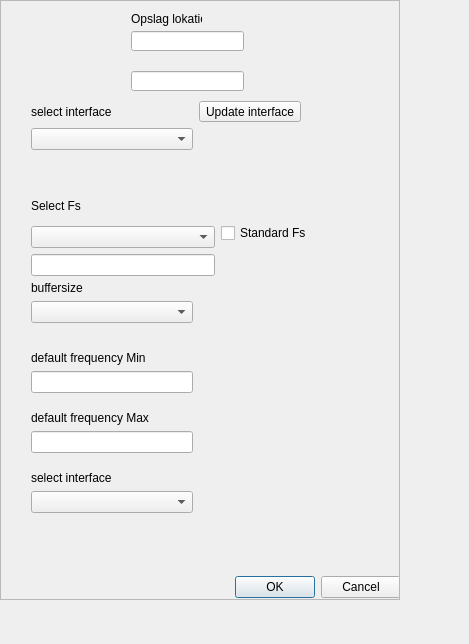
<?xml version="1.0" encoding="UTF-8"?>
<ui version="4.0">
 <class>Dialog</class>
 <widget class="QDialog" name="Dialog">
  <property name="geometry">
   <rect>
    <x>0</x>
    <y>0</y>
    <width>469</width>
    <height>644</height>
   </rect>
  </property>
  <property name="windowTitle">
   <string>Dialog</string>
  </property>
  <widget class="QScrollArea" name="scrollArea">
   <property name="geometry">
    <rect>
     <x>0</x>
     <y>0</y>
     <width>400</width>
     <height>600</height>
    </rect>
   </property>
   <property name="widgetResizable">
    <bool>true</bool>
   </property>
   <widget class="QWidget" name="scrollAreaWidgetContents">
    <property name="geometry">
     <rect>
      <x>0</x>
      <y>0</y>
      <width>398</width>
      <height>598</height>
     </rect>
    </property>
    <widget class="QLineEdit" name="lineEdit">
     <property name="geometry">
      <rect>
       <x>130</x>
       <y>30</y>
       <width>113</width>
       <height>20</height>
      </rect>
     </property>
    </widget>
    <widget class="QLineEdit" name="lineEdit_2">
     <property name="geometry">
      <rect>
       <x>130</x>
       <y>70</y>
       <width>113</width>
       <height>20</height>
      </rect>
     </property>
    </widget>
    <widget class="QLabel" name="label">
     <property name="geometry">
      <rect>
       <x>130</x>
       <y>10</y>
       <width>71</width>
       <height>16</height>
      </rect>
     </property>
     <property name="text">
      <string>Opslag lokatie</string>
     </property>
    </widget>
    <widget class="QDialogButtonBox" name="buttonBox">
     <property name="geometry">
      <rect>
       <x>0</x>
       <y>570</y>
       <width>400</width>
       <height>32</height>
      </rect>
     </property>
     <property name="orientation">
      <enum>Qt::Horizontal</enum>
     </property>
     <property name="standardButtons">
      <set>QDialogButtonBox::Cancel|QDialogButtonBox::Ok</set>
     </property>
    </widget>
    <widget class="QWidget" name="layoutWidget">
     <property name="geometry">
      <rect>
       <x>30</x>
       <y>410</y>
       <width>170</width>
       <height>52</height>
      </rect>
     </property>
     <layout class="QFormLayout" name="formLayout">
      <item row="0" column="0">
       <widget class="QLabel" name="defFreqMaxLab">
        <property name="text">
         <string>default frequency Max</string>
        </property>
       </widget>
      </item>
      <item row="1" column="0">
       <widget class="QLineEdit" name="defFreqMaxEdit">
        <property name="minimumSize">
         <size>
          <width>162</width>
          <height>0</height>
         </size>
        </property>
       </widget>
      </item>
     </layout>
    </widget>
    <widget class="QWidget" name="layoutWidget">
     <property name="geometry">
      <rect>
       <x>30</x>
       <y>190</y>
       <width>281</width>
       <height>85</height>
      </rect>
     </property>
     <layout class="QGridLayout" name="gridLayout">
      <item row="0" column="0">
       <widget class="QLabel" name="selFsLab">
        <property name="text">
         <string>Select Fs</string>
        </property>
       </widget>
      </item>
      <item row="0" column="1" rowspan="3">
       <widget class="QCheckBox" name="standardFs">
        <property name="text">
         <string>Standard Fs</string>
        </property>
       </widget>
      </item>
      <item row="1" column="0">
       <widget class="QComboBox" name="FsSel">
        <property name="minimumSize">
         <size>
          <width>162</width>
          <height>0</height>
         </size>
        </property>
       </widget>
      </item>
      <item row="2" column="0">
       <widget class="QLineEdit" name="fsEdit"/>
      </item>
     </layout>
    </widget>
    <widget class="QWidget" name="layoutWidget">
     <property name="geometry">
      <rect>
       <x>30</x>
       <y>280</y>
       <width>170</width>
       <height>52</height>
      </rect>
     </property>
     <layout class="QFormLayout" name="formLayout_4">
      <item row="0" column="0">
       <widget class="QLabel" name="buffSizeLab">
        <property name="text">
         <string>buffersize</string>
        </property>
       </widget>
      </item>
      <item row="1" column="0">
       <widget class="QComboBox" name="buffSizeSel">
        <property name="minimumSize">
         <size>
          <width>162</width>
          <height>0</height>
         </size>
        </property>
       </widget>
      </item>
     </layout>
    </widget>
    <widget class="QWidget" name="layoutWidget">
     <property name="geometry">
      <rect>
       <x>30</x>
       <y>470</y>
       <width>170</width>
       <height>52</height>
      </rect>
     </property>
     <layout class="QFormLayout" name="formLayout_3">
      <item row="0" column="0">
       <widget class="QLabel" name="label_5">
        <property name="text">
         <string>select interface</string>
        </property>
       </widget>
      </item>
      <item row="1" column="0">
       <widget class="QComboBox" name="comboBox_4">
        <property name="minimumSize">
         <size>
          <width>162</width>
          <height>0</height>
         </size>
        </property>
       </widget>
      </item>
     </layout>
    </widget>
    <widget class="QWidget" name="layoutWidget">
     <property name="geometry">
      <rect>
       <x>30</x>
       <y>350</y>
       <width>170</width>
       <height>52</height>
      </rect>
     </property>
     <layout class="QFormLayout" name="formLayout_2">
      <item row="0" column="0">
       <widget class="QLabel" name="defFreqMinLab">
        <property name="text">
         <string>default frequency Min</string>
        </property>
       </widget>
      </item>
      <item row="1" column="0">
       <widget class="QLineEdit" name="defFreqMinEdit">
        <property name="minimumSize">
         <size>
          <width>162</width>
          <height>0</height>
         </size>
        </property>
       </widget>
      </item>
     </layout>
    </widget>
    <widget class="QWidget" name="layoutWidget">
     <property name="geometry">
      <rect>
       <x>30</x>
       <y>100</y>
       <width>296</width>
       <height>60</height>
      </rect>
     </property>
     <layout class="QFormLayout" name="formLayout_5">
      <item row="0" column="0">
       <widget class="QLabel" name="selInterfaceLab">
        <property name="text">
         <string>select interface</string>
        </property>
       </widget>
      </item>
      <item row="0" column="1">
       <widget class="QToolButton" name="updateInterface">
        <property name="text">
         <string>Update interface</string>
        </property>
       </widget>
      </item>
      <item row="1" column="0">
       <widget class="QComboBox" name="interfaceSel">
        <property name="minimumSize">
         <size>
          <width>162</width>
          <height>0</height>
         </size>
        </property>
       </widget>
      </item>
     </layout>
    </widget>
   </widget>
  </widget>
 </widget>
 <resources/>
 <connections>
  <connection>
   <sender>buttonBox</sender>
   <signal>accepted()</signal>
   <receiver>Dialog</receiver>
   <slot>accept()</slot>
   <hints>
    <hint type="sourcelabel">
     <x>248</x>
     <y>254</y>
    </hint>
    <hint type="destinationlabel">
     <x>157</x>
     <y>274</y>
    </hint>
   </hints>
  </connection>
  <connection>
   <sender>buttonBox</sender>
   <signal>rejected()</signal>
   <receiver>Dialog</receiver>
   <slot>reject()</slot>
   <hints>
    <hint type="sourcelabel">
     <x>316</x>
     <y>260</y>
    </hint>
    <hint type="destinationlabel">
     <x>286</x>
     <y>274</y>
    </hint>
   </hints>
  </connection>
 </connections>
</ui>
